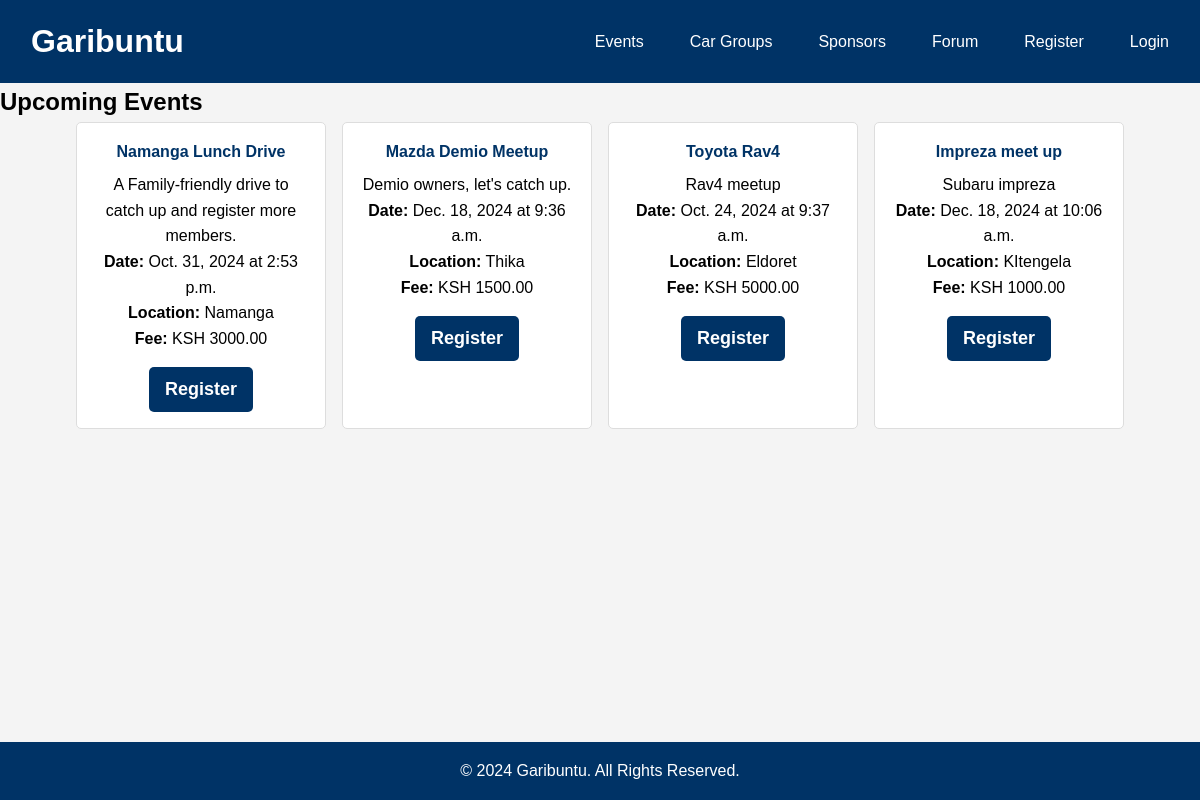
/events/, run on an earlier commit of the app's database.
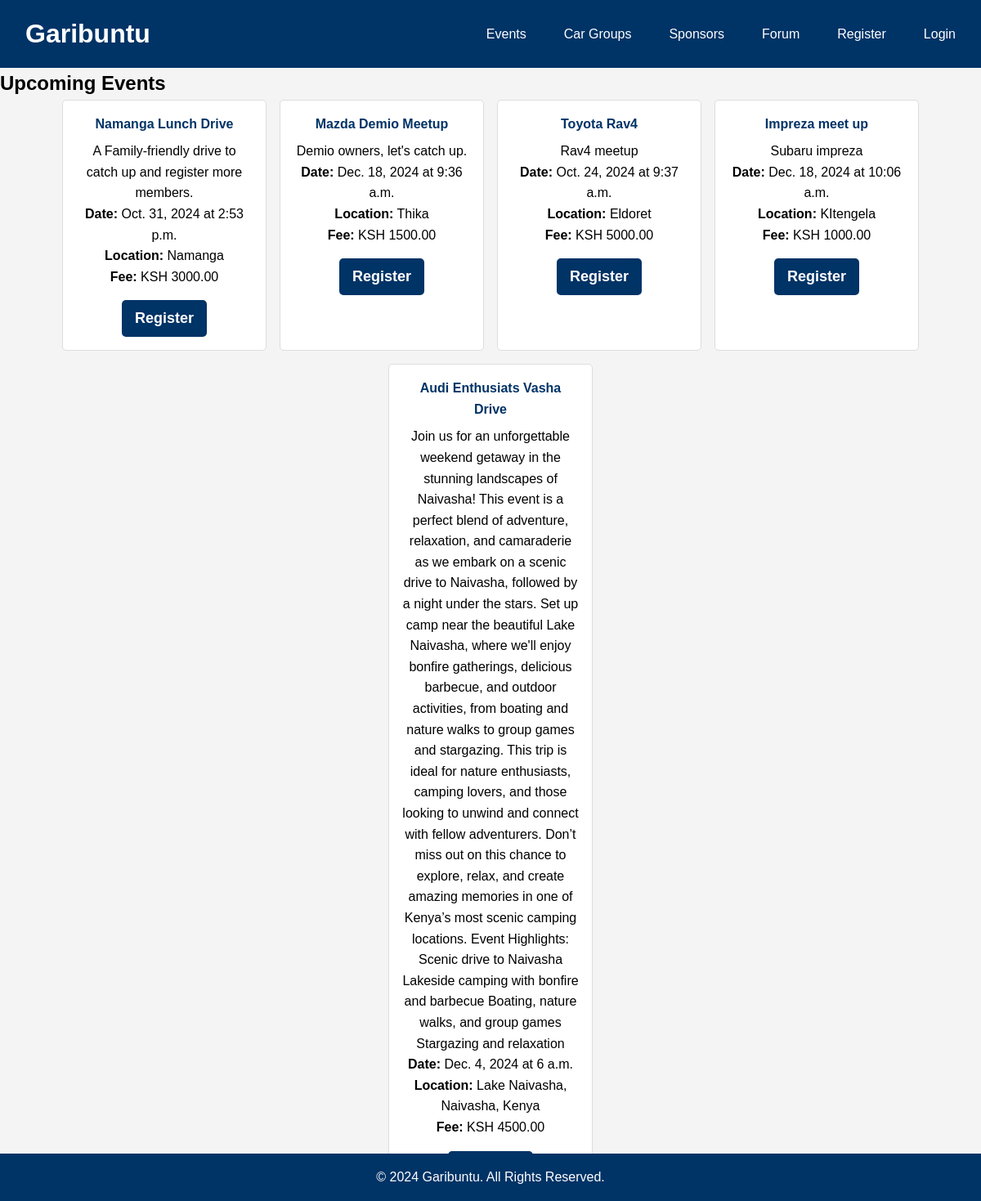
And on a later commit of the database.
### events/models.py (models this page shows, shortened)
class Event(models.Model):
    title = models.CharField(max_length=100)
    description = models.TextField()
    date = models.DateField()
    time = models.TimeField()
    location = models.CharField(max_length=255)
    registration_fee = models.DecimalField(max_digits=10, decimal_places=2)
    group = models.ForeignKey(CarGroup, on_delete=models.CASCADE, related_name='events')
    created_by = models.ForeignKey(User, on_delete=models.CASCADE, related_name='organized_events')
    attendees = models.ManyToManyField(User, through='EventRegistration', related_name='events')
    poster = models.ImageField(upload_to='event_posters/', null=True, blank=True)

### events/views.py (the view)
# urls.py: path('', views.event_list, name='event_list'),
def event_list(request):
    events = Event.objects.all()
    return render(request, 'event_list.html', {'events':events})

### events/templates/event_list.html (shortened to what this page needs)
{% extends "base.html" %}
{% block content %}
<h2>Upcoming Events</h2>
<div class="card-container">
    {% for event in events %}
        <div class="card">
            <h4>{{ event.title }}</h4>
            <p>{{ event.description }}</p>
            <p><strong>Date:</strong> {{ event.date }} at {{ event.time }}</p>
            <p><strong>Location:</strong> {{ event.location }}</p>
            <p><strong>Fee:</strong> KSH {{ event.registration_fee }}</p>
            <a href="{% url 'events:register_for_event' event.id %}" class="btn">Register</a>
        </div>
    {% endfor %}
</div>
{% endblock %}

What changed in the data, as far as the page shows it:
added Event: title "Audi Enthusiats Vasha Drive", description "Join us for an unforgettable weekend getaway in the stunning landscapes of Naivasha! This event is a perfect blend of adventure, relaxation, and camaraderie as we embark on a scenic drive to Naivasha, followed by a night under the stars. Set up camp near the beautiful Lake Naivasha, where we'll enjoy bonfire gatherings, delicious barbecue, and outdoor activities, from boating and nature walks to group games and stargazing. This trip is ideal for nature enthusiasts, camping lovers, and those looking to unwind and connect with fellow adventurers. Don’t miss out on this chance to explore, relax, and create amazing memories in one of Kenya’s most scenic camping locations. Event Highlights:…", date "Dec. 4, 2024", time "6 a.m.", location "Lake Naivasha, Naivasha, Kenya", registration_fee "4500.00"
